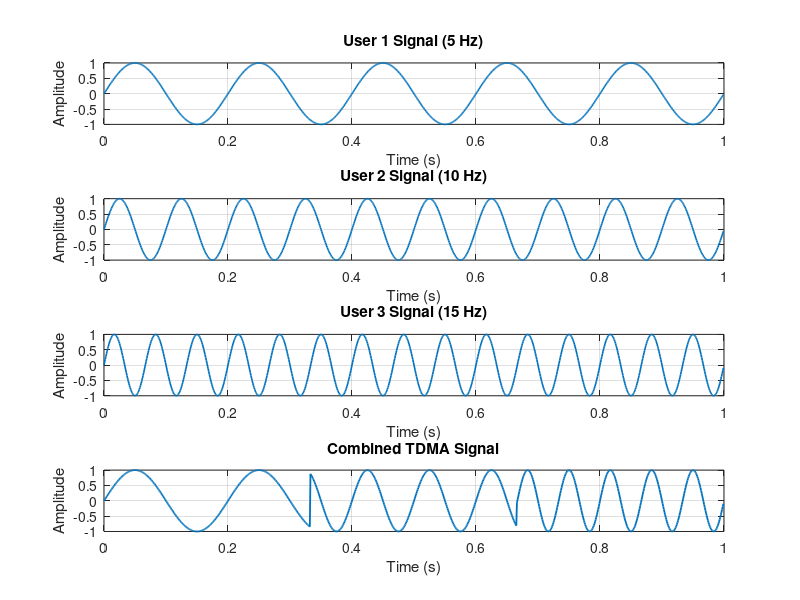

Here is the MATLAB script that generated this plot:
clear;
close all;
clc;

%% Parameters
Fs = 1000;              % Sampling frequency
T = 1;                  % Total duration (1 second)
N = 3;                  % Number of users
t = 0:1/Fs:T-1/Fs;      % Time vector

%% User Signals (Baseband)
user1 = sin(2*pi*5*t);    % User 1: 5 Hz
user2 = sin(2*pi*10*t);   % User 2: 10 Hz
user3 = sin(2*pi*15*t);   % User 3: 15 Hz

%% TDMA Time Slots
slot_length = floor(length(t)/N);   % Samples per slot
tdma_signal = zeros(1,length(t));

% Assign time slots
tdma_signal(1:slot_length) = user1(1:slot_length);
tdma_signal(slot_length+1:2*slot_length) = ...
    user2(slot_length+1:2*slot_length);
tdma_signal(2*slot_length+1:end) = ...
    user3(2*slot_length+1:end);

%% Plotting
figure;

subplot(4,1,1);
plot(t, user1, 'LineWidth', 1.2);
title('User 1 Signal (5 Hz)');
xlabel('Time (s)');
ylabel('Amplitude');
grid on;

subplot(4,1,2);
plot(t, user2, 'LineWidth', 1.2);
title('User 2 Signal (10 Hz)');
xlabel('Time (s)');
ylabel('Amplitude');
grid on;

subplot(4,1,3);
plot(t, user3, 'LineWidth', 1.2);
title('User 3 Signal (15 Hz)');
xlabel('Time (s)');
ylabel('Amplitude');
grid on;

subplot(4,1,4);
plot(t, tdma_signal, 'LineWidth', 1.3);
title('Combined TDMA Signal');
xlabel('Time (s)');
ylabel('Amplitude');
grid on;
